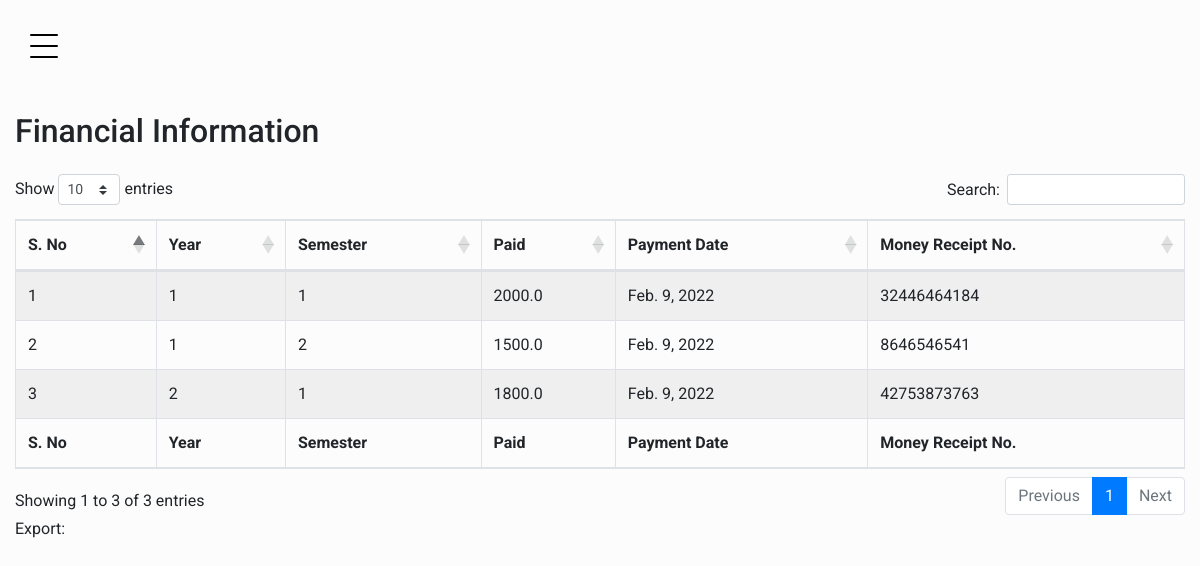
The page /student_portal/financial/ (signed in) on the database its author committed.
### std_portal/models.py (models this page shows, shortened)
class Financial(models.Model):
    student = models.ForeignKey(StudentRegistrationUni, on_delete=models.CASCADE, null=True)
    year = models.IntegerField(null=True)
    semester = models.IntegerField(null=True)
    payment_date = models.DateField(null=True,default=now)
    payment_amount = models.FloatField(null=True,default=0.0)
    money_receipt_no = models.CharField(max_length=120, null=True)

### std_portal/views.py (the view)
# urls.py: path('financial/',views.financial_view,name='financial'),
@login_required(login_url='login')
def financial_view(request):
    finansObjs = Financial.objects.filter(student = request.user.studentregistrationuni)
    context = {
        'finansobjs':finansObjs
    }
    return render(request,'std_portal/financial.html',context)

### std_portal/custom_context_processor.py (called while the page is built)
def get_profile_image(request):
    student = ''
    if hasattr(request.user, 'studentregistrationuni' ):
        student = 'uni'
    elif hasattr(request.user, 'studentregistrationcollage'):
        student = 'clg'
    context = {
        'student': student
    }
    return context

### std_portal/templates/std_portal/financial.html (shortened to what this page needs)
{% extends 'std_portal/base.html' %}
{% load static %}
{% block main %}
<div class="row justify-content-center">
    <div class="col-md-12 mb-3">
        <h2>Financial Information</h2>
    </div>
    <div class="col-md-12 table-responsive">
        <table id="example" class="table table-striped table-bordered" style="width:100%">
            <thead>
                <tr>
                    <th>S. No</th>
                    <th>Year</th>
                    <th>Semester</th>
                    <th>Paid</th>
                    <th>Payment Date</th>
                    <th>Money Receipt No.</th>
                </tr>
            </thead>
            <tbody>
                {% for obj in finansobjs %}
                <tr>
                    <td>{{ forloop.counter }}</td>
                    <td>{{obj.year}}</td>
                    <td>{{obj.semester}}</td>
                    <td>{{obj.payment_amount}}</td>
                    <td>{{obj.payment_date}}</td>
                    <td>{{obj.money_receipt_no}}</td>
                </tr>
                {% endfor %}
            </tbody>
            <tfoot>
                <tr>
                    <th>S. No</th>
                    <th>Year</th>
                    <th>Semester</th>
                    <th>Paid</th>
                    <th>Payment Date</th>
                    <th>Money Receipt No.</th>
                </tr>
            </tfoot>
        </table>
    </div>
    <div class="col-md-12">
        <div class="export">
            <span>Export: </span>
        </div>
    </div>
</div>
{% endblock main %}

### static/assets/std_portal/css/style.css (style rules this page uses)
body { font-family: "Roboto", -apple-system, BlinkMacSystemFont, "Segoe UI", Roboto, "Helvetica Neue", Arial, "Noto Sans", sans-serif, "Apple Color Emoji", "Segoe UI Emoji", "Segoe UI Symbol", "Noto Color Emoji"; background-color: #fcfcfc; }
h1, h2, h3, h4, h5, h6, .h1, .h2, .h3, .h4, .h5, .h6 { font-family: "Roboto", -apple-system, BlinkMacSystemFont, "Segoe UI", Roboto, "Helvetica Neue", Arial, "Noto Sans", sans-serif, "Apple Color Emoji", "Segoe UI Emoji", "Segoe UI Symbol", "Noto Color Emoji"; }
body { position: relative; }
body:before { position: absolute; content: ""; z-index: 1; top: 0; left: 0; right: 0; bottom: 0; background-color: rgba(0, 0, 0, 0.05); opacity: 0; visibility: hidden; -webkit-transition: .3s all ease-in-out; transition: .3s all ease-in-out; }

### rows shown on the page
Financial: year "1", semester "1", payment_amount "2000.0", payment_date "Feb. 9, 2022", money_receipt_no "32446464184"
Financial: year "1", semester "2", payment_amount "1500.0", payment_date "Feb. 9, 2022", money_receipt_no "8646546541"
Financial: year "2", semester "1", payment_amount "1800.0", payment_date "Feb. 9, 2022", money_receipt_no "42753873763"
